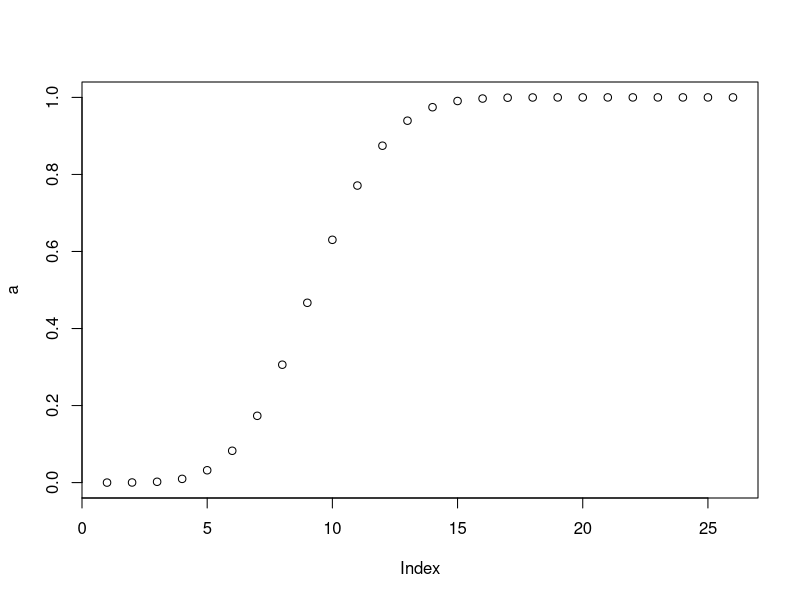
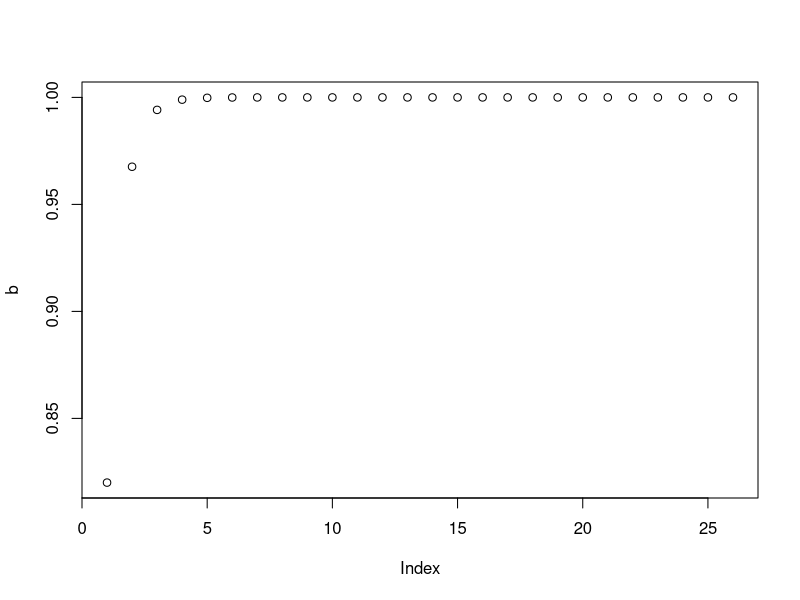
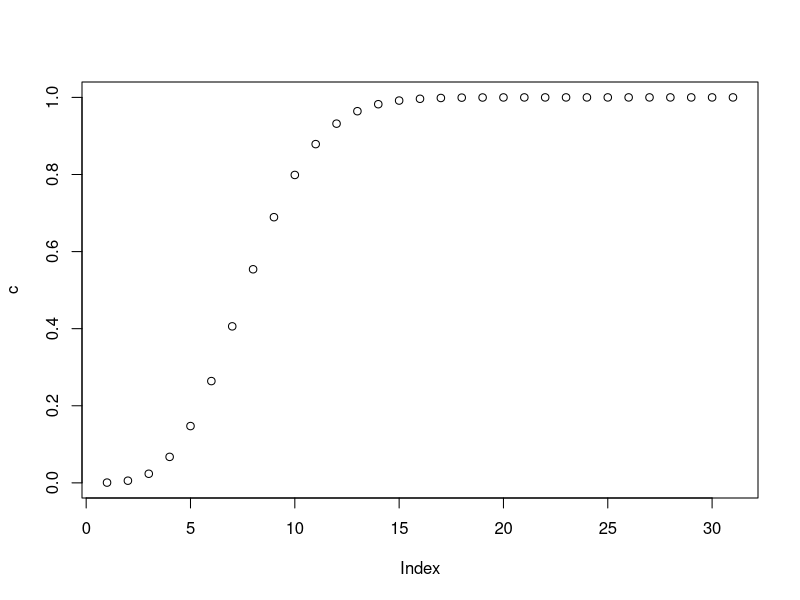
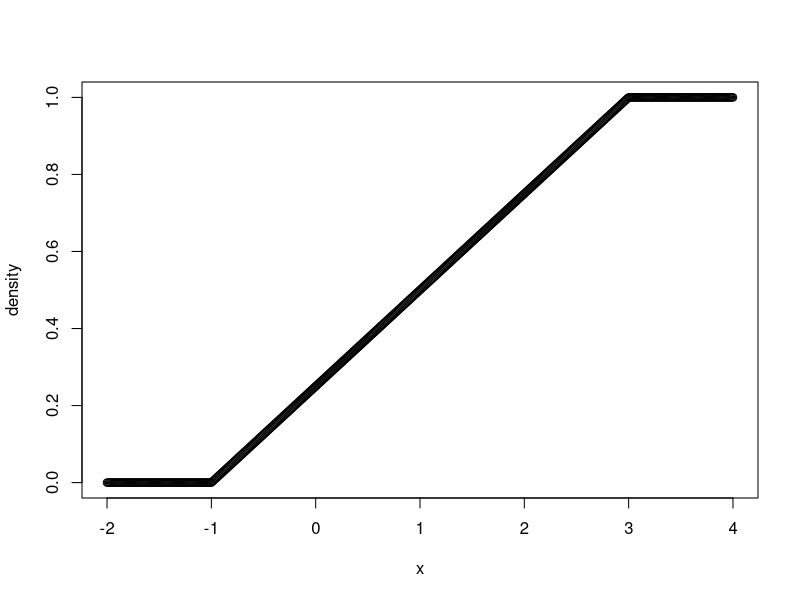
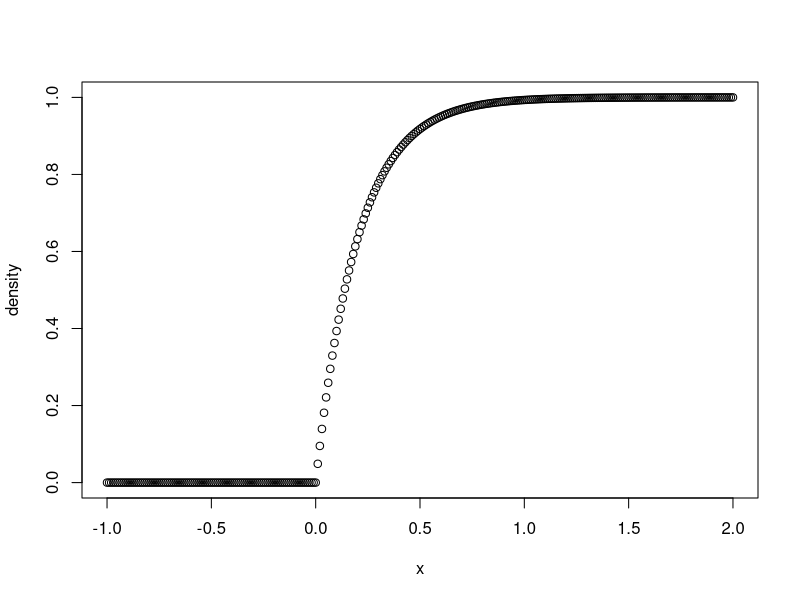

These figures' R source, in order:
#Lab 6 problems

#1

#part a
dbinom(0,6000,1/3250)
#chose the binomial distribution because there is either a typo or there is not

#part b
#part b1
dpois(8,10)
#used the Poisson distribution becuase the average is given and there is a large number of trials

#part b2
ppois(12,10)

#part c
#part c1
dgeom(3,.532)

#part c2
pgeom(4,.532)

#2

#part a
a = pbinom(0:25,25,.35);plot(a)

#part b
b = pgeom(0:25,.82);plot(b)

#part c
c = ppois(0:30,7.3);plot(c)
#the y values represnt the limit that is reached which is seen by the asymptotic behavior.
#this happends becuase by definition the distributions represent the likely hood of the outcome and with more
#trials run (aka higher x values) the closer it gets to the theoretical limit

#3

#part a
punif(1,-3,5)-punif(-1,-3,5)

#part b
x<-seq(-2,4,.01)
density<- punif(x,-1,3)
plot(x,density)
#as x gets close to 3, the y values approach asymptote at y = 1, this is due to the
#the distribution being a generalization of the problem as a whole

#4

#part a
pexp(2,.5)-pexp(1,.5)

#part b
x <- seq(-1,2,.01)
density <- pexp(x,5)
plot(x,density)


